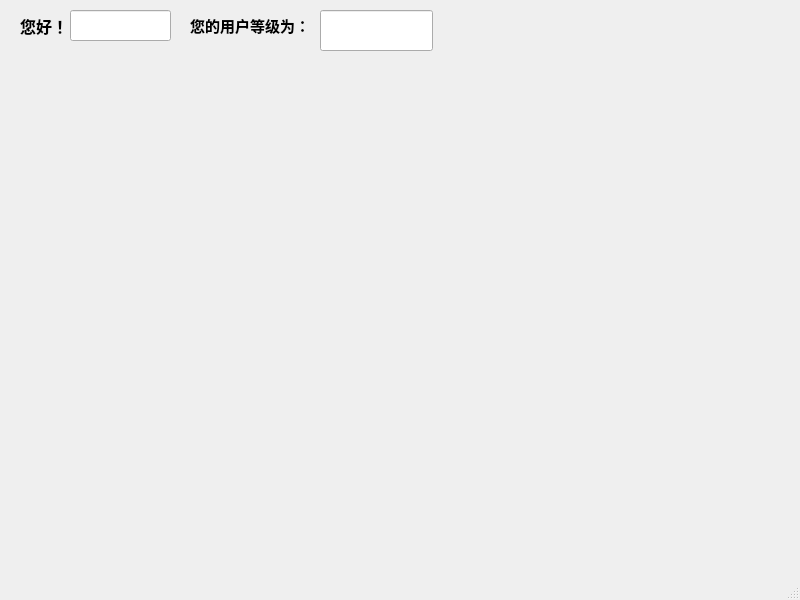
<?xml version="1.0" encoding="UTF-8"?>
<ui version="4.0">
 <class>MainWindow</class>
 <widget class="QMainWindow" name="MainWindow">
  <property name="geometry">
   <rect>
    <x>0</x>
    <y>0</y>
    <width>800</width>
    <height>600</height>
   </rect>
  </property>
  <property name="windowTitle">
   <string>MainWindow</string>
  </property>
  <widget class="QWidget" name="centralwidget">
   <widget class="QLabel" name="label">
    <property name="geometry">
     <rect>
      <x>20</x>
      <y>10</y>
      <width>51</width>
      <height>31</height>
     </rect>
    </property>
    <property name="font">
     <font>
      <pointsize>12</pointsize>
      <weight>75</weight>
      <bold>true</bold>
     </font>
    </property>
    <property name="text">
     <string>您好！</string>
    </property>
   </widget>
   <widget class="QLineEdit" name="lineEdit">
    <property name="geometry">
     <rect>
      <x>70</x>
      <y>10</y>
      <width>101</width>
      <height>31</height>
     </rect>
    </property>
   </widget>
   <widget class="QLabel" name="label_2">
    <property name="geometry">
     <rect>
      <x>190</x>
      <y>10</y>
      <width>131</width>
      <height>31</height>
     </rect>
    </property>
    <property name="font">
     <font>
      <pointsize>11</pointsize>
      <weight>75</weight>
      <italic>false</italic>
      <bold>true</bold>
      <underline>false</underline>
      <strikeout>false</strikeout>
      <kerning>true</kerning>
     </font>
    </property>
    <property name="text">
     <string>您的用户等级为：</string>
    </property>
   </widget>
   <widget class="QLineEdit" name="lineEdit_2">
    <property name="geometry">
     <rect>
      <x>320</x>
      <y>10</y>
      <width>113</width>
      <height>41</height>
     </rect>
    </property>
   </widget>
  </widget>
  <widget class="QMenuBar" name="menubar">
   <property name="geometry">
    <rect>
     <x>0</x>
     <y>0</y>
     <width>800</width>
     <height>23</height>
    </rect>
   </property>
  </widget>
  <widget class="QStatusBar" name="statusbar"/>
 </widget>
 <resources/>
 <connections/>
</ui>
